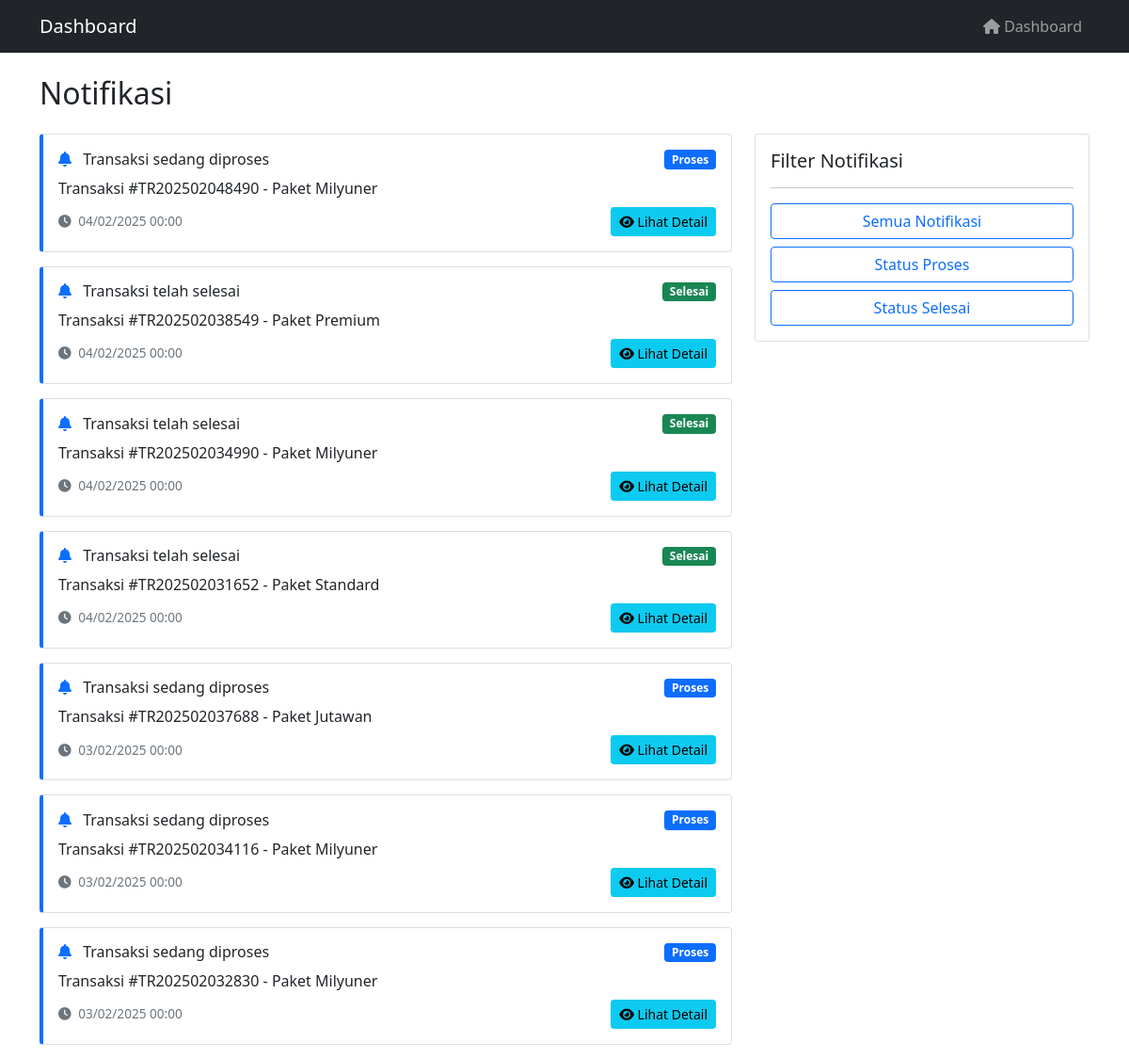
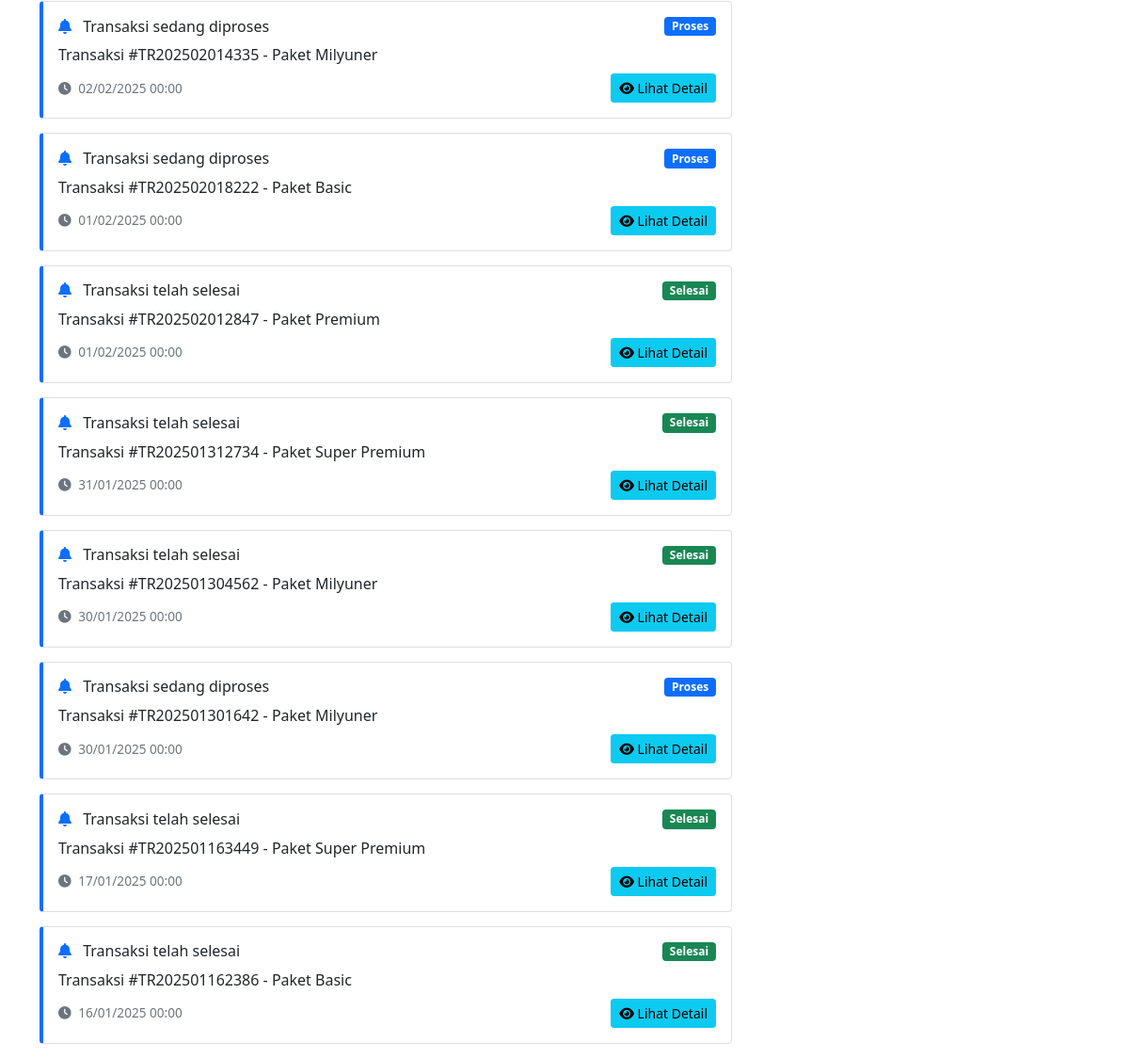
/user/notifikasi.php (signed in), run on the app's committed database (2 pictures, top to bottom).
### tables this page shows
CREATE TABLE `transaksi` (
  `kd_tr` varchar(20) NOT NULL,
  `id_admin` int DEFAULT NULL,
  `id_paket` varchar(10) DEFAULT NULL,
  `id_kategori` int DEFAULT NULL,
  `tgl_transaksi` date NOT NULL,
  `tgl_awal` date NOT NULL,
  `tgl_akhir` date NOT NULL,
  `total_harga` decimal(10,2) NOT NULL,
  `status` enum('pending','proses','selesai','diambil') DEFAULT 'pending',
  `created_at` timestamp NOT NULL DEFAULT CURRENT_TIMESTAMP,
  `id_user` int DEFAULT NULL,
  `id_karyawan` int DEFAULT NULL
);

CREATE TABLE `paket` (
  `id_paket` varchar(10) NOT NULL,
  `nama_paket` varchar(100) NOT NULL,
  `harga` decimal(10,2) NOT NULL,
  `deskripsi` text,
  `created_at` timestamp NOT NULL DEFAULT CURRENT_TIMESTAMP
);

### user/notifikasi.php (the view, shortened to what this page needs)
<?php
require_once '../includes/config.php';
$id_user = $_SESSION['user_id'];
$query = "SELECT t.kd_tr, t.status, t.tgl_transaksi, p.nama_paket,
          CASE
            WHEN t.status = 'proses' THEN 'Transaksi sedang diproses'
            WHEN t.status = 'selesai' THEN 'Transaksi telah selesai'
            ELSE 'Status transaksi berubah'
          END as pesan
          FROM transaksi t
          JOIN paket p ON t.id_paket = p.id_paket
          WHERE t.id_user = ? AND t.status != 'pending'
          ORDER BY t.tgl_transaksi DESC";
$stmt = mysqli_prepare($conn, $query);
mysqli_stmt_bind_param($stmt, "i", $id_user);
mysqli_stmt_execute($stmt);
$result = mysqli_stmt_get_result($stmt);
?>
<!DOCTYPE html>
<html lang="id">
<head>
    <link href="https://cdn.jsdelivr.net/npm/bootstrap@5.1.3/dist/css/bootstrap.min.css" rel="stylesheet">
    <link rel="stylesheet" href="https://cdnjs.cloudflare.com/ajax/libs/font-awesome/6.0.0/css/all.min.css">
</head>
<body>
    <nav class="navbar navbar-expand-lg navbar-dark bg-dark">
        <div class="container">
            <a class="navbar-brand" href="dashboard.php">Dashboard</a>
            <div class="collapse navbar-collapse" id="navbarNav">
                <ul class="navbar-nav ms-auto">
                    <li class="nav-item">
                        <a class="nav-link" href="dashboard.php">
                            <i class="fas fa-home"></i> Dashboard
                        </a>
                    </li>
                </ul>
            </div>
        </div>
    </nav>
    <div class="container mt-4">
        <h2 class="mb-4">Notifikasi</h2>
        <div class="row">
            <div class="col-md-8">
                <?php if(mysqli_num_rows($result) > 0): ?>
                    <?php while($row = mysqli_fetch_assoc($result)): ?>
                        <div class="card notification-item">
                            <div class="card-body">
                                <div class="d-flex justify-content-between align-items-center mb-2">
                                    <h6 class="card-title mb-0">
                                        <i class="fas fa-bell text-primary me-2"></i>
                                        <?php echo $row['pesan']; ?>
                                    </h6>
                                    <span class="badge bg-<?php
                                        echo $row['status'] == 'proses' ? 'primary' : 'success';
                                    ?>">
                                        <?php echo ucfirst($row['status']); ?>
                                    </span>
                                </div>
                                <p class="card-text mb-2">
                                    Transaksi #<?php echo $row['kd_tr']; ?> - <?php echo $row['nama_paket']; ?>
                                </p>
                                <div class="d-flex justify-content-between align-items-center">
                                    <small class="notification-time">
                                        <i class="fas fa-clock me-1"></i>
                                        <?php echo date('d/m/Y H:i', strtotime($row['tgl_transaksi'])); ?>
                                    </small>
                                    <a href="detail_transaksi.php?kd=<?php echo $row['kd_tr']; ?>"
                                       class="btn btn-sm btn-info">
                                        <i class="fas fa-eye"></i> Lihat Detail
                                    </a>
                                </div>
                            </div>
                        </div>
                    <?php endwhile; ?>
                <?php endif; ?>
            </div>
            <div class="col-md-4">
                <div class="card">
                    <div class="card-body">
                        <h5 class="card-title">Filter Notifikasi</h5>
                        <hr>
                        <div class="d-grid gap-2">
                            <button class="btn btn-outline-primary" onclick="filterNotifikasi('all')">
                                Semua Notifikasi
                            </button>
                            <button class="btn btn-outline-primary" onclick="filterNotifikasi('proses')">
                                Status Proses
                            </button>
                            <button class="btn btn-outline-primary" onclick="filterNotifikasi('selesai')">
                                Status Selesai
                            </button>
                        </div>
                    </div>
                </div>
            </div>
        </div>
    </div>
</body>
</html>

### user/notifikasi.php (style rules this page uses)
.notification-item { border-left: 4px solid #0d6efd; margin-bottom: 15px; transition: transform 0.2s; }
.notification-time { font-size: 0.85em; color: #6c757d; }

### data on the page
transaksi: pesan "Transaksi sedang diproses", status "Proses", kd_tr "TR202502048490", id_paket.nama_paket "Paket Milyuner", tgl_transaksi "04/02/2025 00:00"
transaksi: pesan "Transaksi telah selesai", status "Selesai", kd_tr "TR202502038549", id_paket.nama_paket "Paket Premium", tgl_transaksi "04/02/2025 00:00"
transaksi: pesan "Transaksi telah selesai", status "Selesai", kd_tr "TR202502034990", id_paket.nama_paket "Paket Milyuner", tgl_transaksi "04/02/2025 00:00"
transaksi: pesan "Transaksi telah selesai", status "Selesai", kd_tr "TR202502031652", id_paket.nama_paket "Paket Standard", tgl_transaksi "04/02/2025 00:00"
transaksi: pesan "Transaksi sedang diproses", status "Proses", kd_tr "TR202502037688", id_paket.nama_paket "Paket Jutawan", tgl_transaksi "03/02/2025 00:00"
transaksi: pesan "Transaksi sedang diproses", status "Proses", kd_tr "TR202502034116", id_paket.nama_paket "Paket Milyuner", tgl_transaksi "03/02/2025 00:00"
transaksi: pesan "Transaksi sedang diproses", status "Proses", kd_tr "TR202502032830", id_paket.nama_paket "Paket Milyuner", tgl_transaksi "03/02/2025 00:00"
transaksi: pesan "Transaksi sedang diproses", status "Proses", kd_tr "TR202502014335", id_paket.nama_paket "Paket Milyuner", tgl_transaksi "02/02/2025 00:00"
transaksi: pesan "Transaksi sedang diproses", status "Proses", kd_tr "TR202502018222", id_paket.nama_paket "Paket Basic", tgl_transaksi "01/02/2025 00:00"
transaksi: pesan "Transaksi telah selesai", status "Selesai", kd_tr "TR202502012847", id_paket.nama_paket "Paket Premium", tgl_transaksi "01/02/2025 00:00"
transaksi: pesan "Transaksi telah selesai", status "Selesai", kd_tr "TR202501312734", id_paket.nama_paket "Paket Super Premium", tgl_transaksi "31/01/2025 00:00"
transaksi: pesan "Transaksi telah selesai", status "Selesai", kd_tr "TR202501304562", id_paket.nama_paket "Paket Milyuner", tgl_transaksi "30/01/2025 00:00"
transaksi: pesan "Transaksi sedang diproses", status "Proses", kd_tr "TR202501301642", id_paket.nama_paket "Paket Milyuner", tgl_transaksi "30/01/2025 00:00"
transaksi: pesan "Transaksi telah selesai", status "Selesai", kd_tr "TR202501163449", id_paket.nama_paket "Paket Super Premium", tgl_transaksi "17/01/2025 00:00"
transaksi: pesan "Transaksi telah selesai", status "Selesai", kd_tr "TR202501162386", id_paket.nama_paket "Paket Basic", tgl_transaksi "16/01/2025 00:00"
